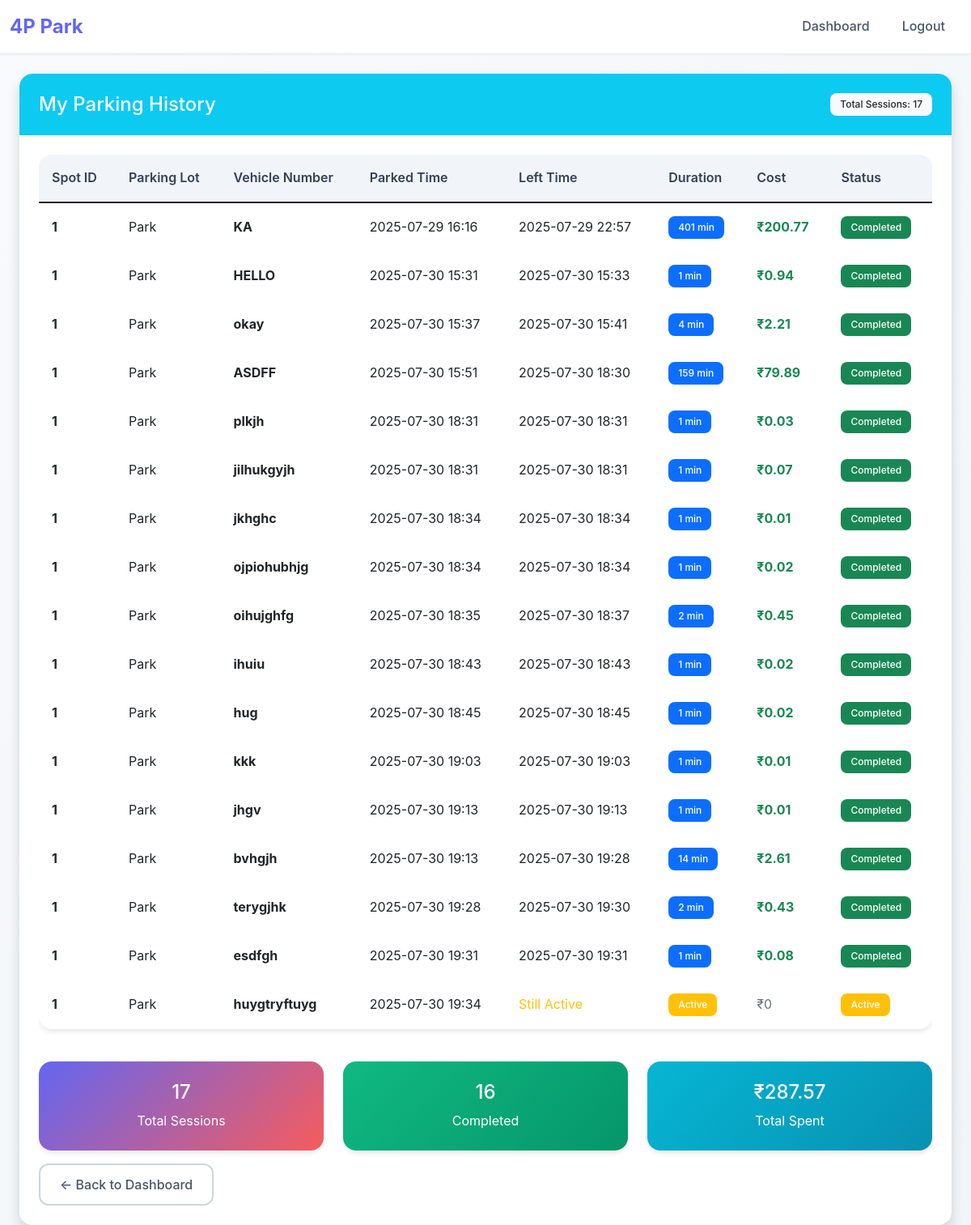
Screenshot of /user/parking_history (signed in) with the database file from the repository.
### models/parking_spot.py (models this page shows)
class ParkingSpot(db.Model):
    id = db.Column(db.Integer, primary_key=True)
    lot_id = db.Column(db.Integer, db.ForeignKey('parking_lot.id'), nullable=False)
    status = db.Column(db.String(1), nullable=False, default='A')

### models/parking_lot.py (models this page shows)
class ParkingLot(db.Model):
    id = db.Column(db.Integer, primary_key=True)
    prime_location_name = db.Column(db.String(100), nullable=False)
    price = db.Column(db.Float, nullable=False)
    pin_code = db.Column(db.String(10), nullable=False)
    maximum_number_of_spots = db.Column(db.Integer, nullable=False)

### models/reservation.py (models this page shows)
class Reservation(db.Model):
    id = db.Column(db.Integer, primary_key=True)
    spot_id = db.Column(db.Integer, db.ForeignKey('parking_spot.id'), nullable=False)
    user_id = db.Column(db.Integer, db.ForeignKey('user.id'), nullable=False)
    parking_timestamp = db.Column(db.DateTime, nullable=False, default=datetime.now)
    leaving_timestamp = db.Column(db.DateTime, nullable=True)
    parking_cost = db.Column(db.Float, nullable=True)
    vehicle_number = db.Column(db.String(20), nullable=True)
    vehicle_model = db.Column(db.String(50), nullable=True)

### routes/user.py (the view)
@user.route('/user/parking_history')
def parking_history():
    user_id = session.get('user_id')
    all_reservations = Reservation.query.filter_by(user_id=user_id).all()
    if not all_reservations:
        return render_template('user_history.html', history=[], total_cost=0)
    history_data = []
    total_cost = 0
    for reservation in all_reservations:
        spot = ParkingSpot.query.get(reservation.spot_id)
        if not spot:
            continue
        lot = ParkingLot.query.get(spot.lot_id)
        if not lot:
            continue
        duration_minutes = None
        if reservation.leaving_timestamp:
            duration = reservation.leaving_timestamp - reservation.parking_timestamp
            duration_minutes = int(duration.total_seconds() / 60)
        if reservation.parking_cost:
            total_cost += reservation.parking_cost
        history_data.append({
            'reservation': reservation,
            'spot': spot,
            'lot': lot,
            'duration_minutes': duration_minutes
        })
    return render_template('user_history.html', history=history_data, total_cost=round(total_cost, 2))

### templates/user_history.html (shortened to what this page needs)
{% extends "base.html" %}
{% block content %}
<div class="row">
    <div class="col-md-12">
        <div class="card shadow">
            <div class="card-header bg-info text-white d-flex justify-content-between align-items-center">
                <h4 class="mb-0">My Parking History</h4>
                <span class="badge bg-light text-dark">Total Sessions: {{ history|length }}</span>
            </div>
            <div class="card-body">
                {% if history %}
                    <div class="table-responsive">
                        <table class="table table-hover">
                            <thead class="table-info">
                                <tr>
                                    <th>Spot ID</th>
                                    <th>Parking Lot</th>
                                    <th>Vehicle Number</th>
                                    <th>Parked Time</th>
                                    <th>Left Time</th>
                                    <th>Duration</th>
                                    <th>Cost</th>
                                    <th>Status</th>
                                </tr>
                            </thead>
                            <tbody>
                                {% for record in history %}
                                <tr>
                                    <td><strong>{{ record.spot.id }}</strong></td>
                                    <td>{{ record.lot.prime_location_name }}</td>
                                    <td><strong>{{ record.reservation.vehicle_number or 'N/A' }}</strong></td>
                                    <td>{{ record.reservation.parking_timestamp.strftime('%Y-%m-%d %H:%M') }}</td>
                                    <td>
                                        {% if record.reservation.leaving_timestamp %}
                                            {{ record.reservation.leaving_timestamp.strftime('%Y-%m-%d %H:%M') }}
                                        {% else %}
                                            <span class="text-warning">Still Active</span>
                                        {% endif %}
                                    </td>
                                    <td>
                                        {% if record.reservation.leaving_timestamp %}
                                            <span class="badge bg-primary">{{ record.duration_minutes if record.duration_minutes > 0 else 1 }} min</span>
                                        {% else %}
                                            <span class="badge bg-warning">Active</span>
                                        {% endif %}
                                    </td>
                                    <td>
                                        {% if record.reservation.parking_cost %}
                                            <strong class="text-success">₹{{ record.reservation.parking_cost }}</strong>
                                        {% else %}
                                            <span class="text-muted">₹0</span>
                                        {% endif %}
                                    </td>
                                    <td>
                                        {% if record.reservation.leaving_timestamp %}
                                            <span class="badge bg-success">Completed</span>
                                        {% else %}
                                            <span class="badge bg-warning">Active</span>
                                        {% endif %}
                                    </td>
                                </tr>
                                {% endfor %}
                            </tbody>
                        </table>
                    </div>
                    {% set completed_sessions = history|selectattr('reservation.leaving_timestamp')|list|length %}
                    <div class="row mt-4">
                        <div class="col-md-4">
                            <div class="card bg-primary text-white">
                                <div class="card-body text-center">
                                    <h4>{{ history|length }}</h4>
                                    <p class="mb-0">Total Sessions</p>
                                </div>
                            </div>
                        </div>
                        <div class="col-md-4">
                            <div class="card bg-success text-white">
                                <div class="card-body text-center">
                                    <h4>{{ completed_sessions }}</h4>
                                    <p class="mb-0">Completed</p>
                                </div>
                            </div>
                        </div>
                        <div class="col-md-4">
                            <div class="card bg-info text-white">
                                <div class="card-body text-center">
                                    <h4>₹{{ total_cost }}</h4>
                                    <p class="mb-0">Total Spent</p>
                                </div>
                            </div>
                        </div>
                    </div>
                {% else %}
                    <div class="alert alert-info text-center">
                        <h5>No parking history found!</h5>
                        <p>Your parking sessions will appear here once you start using the system.</p>
                        <a href="{{ url_for('user.view_lots') }}" class="btn btn-primary">Find Parking</a>
                    </div>
                {% endif %}
                <div class="mt-3">
                    <a href="{{ url_for('user.dashboard') }}" class="btn btn-outline-secondary">← Back to Dashboard</a>
                </div>
            </div>
        </div>
    </div>
</div>
{% endblock %}

### static/css/style.css (style rules this page uses)
:root { --primary-color: #6366f1; --secondary-color: #f65c5c; --success-color: #10b981; --warning-color: #f59e0b; --danger-color: #ef4444; --info-color: #06b6d4; --light-bg: #f8fafc; --white: #ffffff; --gray-100: #f1f5f9; --gray-200: #e2e8f0; --gray-300: #cbd5e1; --gray-600: #475569; --gray-700: #334155; --gray-900: #0f172a; --shadow-sm: 0 1px 2px 0 rgb(0 0 0 / 0.05); --shadow-md: 0 4px 6px -1px rgb(0 0 0 / 0.1); --shadow-lg: 0 10px 15px -3px rgb(0 0 0 / 0.1); --shadow-xl: 0 20px 25px -5px rgb(0 0 0 / 0.1); }
body { background: linear-gradient(135deg, var(--light-bg) 0%, var(--gray-100) 100%); font-family: 'Inter', 'Segoe UI', system-ui, -apple-system, sans-serif; color: var(--gray-700); line-height: 1.6; }
.card { border: none; border-radius: 16px; box-shadow: var(--shadow-md); background: var(--white); overflow: hidden; transition: all 0.3s ease; }
.card-header { border: none; padding: 1.5rem; border-radius: 16px 16px 0 0 !important; font-weight: 600; }
.card-body { padding: 1.5rem; }
.btn { border-radius: 12px; font-weight: 500; padding: 0.75rem 1.5rem; border: none; transition: all 0.2s ease; text-decoration: none; }
.btn-outline-secondary { border: 2px solid var(--gray-300); color: var(--gray-600); background: transparent; }
.card.bg-primary { background: linear-gradient(135deg, var(--primary-color), var(--secondary-color)) !important; }
.card.bg-success { background: linear-gradient(135deg, var(--success-color), #059669) !important; }
.card.bg-info { background: linear-gradient(135deg, var(--info-color), #0891b2) !important; }
.table { background: var(--white); border-radius: 16px; overflow: hidden; box-shadow: var(--shadow-md); border: none; }
.table th { background: var(--gray-100); border: none; color: var(--gray-700); font-weight: 600; padding: 1rem; }
.table td { border: none; padding: 1rem; vertical-align: middle; }
.badge { border-radius: 8px; font-weight: 500; padding: 0.5rem 0.75rem; }

### rows the page displays
ParkingSpot: spot.id "1" "1" "1" "1" "1" "1" "1" "1" "1" "1" "1" "1" "1" "1" "1" "1" "1"
ParkingLot: lot.prime_location_name "Park" "Park" "Park" "Park" "Park" "Park" "Park" "Park" "Park" "Park" "Park" "Park" "Park" "Park" "Park" "Park" "Park"
Reservation: reservation "KA", reservation.parking_timestamp "2025-07-29 16:16", reservation.leaving_timestamp "2025-07-29 22:57", reservation.parking_cost "200.77"
Reservation: reservation "HELLO", reservation.parking_timestamp "2025-07-30 15:31", reservation.leaving_timestamp "2025-07-30 15:33", reservation.parking_cost "0.94"
Reservation: reservation "okay", reservation.parking_timestamp "2025-07-30 15:37", reservation.leaving_timestamp "2025-07-30 15:41", reservation.parking_cost "2.21"
Reservation: reservation "ASDFF", reservation.parking_timestamp "2025-07-30 15:51", reservation.leaving_timestamp "2025-07-30 18:30", reservation.parking_cost "79.89"
Reservation: reservation "plkjh", reservation.parking_timestamp "2025-07-30 18:31", reservation.leaving_timestamp "2025-07-30 18:31", reservation.parking_cost "0.03"
Reservation: reservation "jilhukgyjh", reservation.parking_timestamp "2025-07-30 18:31", reservation.leaving_timestamp "2025-07-30 18:31", reservation.parking_cost "0.07"
Reservation: reservation "jkhghc", reservation.parking_timestamp "2025-07-30 18:34", reservation.leaving_timestamp "2025-07-30 18:34", reservation.parking_cost "0.01"
Reservation: reservation "ojpiohubhjg", reservation.parking_timestamp "2025-07-30 18:34", reservation.leaving_timestamp "2025-07-30 18:34", reservation.parking_cost "0.02"
Reservation: reservation "oihujghfg", reservation.parking_timestamp "2025-07-30 18:35", reservation.leaving_timestamp "2025-07-30 18:37", reservation.parking_cost "0.45"
Reservation: reservation "ihuiu", reservation.parking_timestamp "2025-07-30 18:43", reservation.leaving_timestamp "2025-07-30 18:43", reservation.parking_cost "0.02"
Reservation: reservation "hug", reservation.parking_timestamp "2025-07-30 18:45", reservation.leaving_timestamp "2025-07-30 18:45", reservation.parking_cost "0.02"
Reservation: reservation "kkk", reservation.parking_timestamp "2025-07-30 19:03", reservation.leaving_timestamp "2025-07-30 19:03", reservation.parking_cost "0.01"
Reservation: reservation "jhgv", reservation.parking_timestamp "2025-07-30 19:13", reservation.leaving_timestamp "2025-07-30 19:13", reservation.parking_cost "0.01"
Reservation: reservation "bvhgjh", reservation.parking_timestamp "2025-07-30 19:13", reservation.leaving_timestamp "2025-07-30 19:28", reservation.parking_cost "2.61"
Reservation: reservation "terygjhk", reservation.parking_timestamp "2025-07-30 19:28", reservation.leaving_timestamp "2025-07-30 19:30", reservation.parking_cost "0.43"
Reservation: reservation "esdfgh", reservation.parking_timestamp "2025-07-30 19:31", reservation.leaving_timestamp "2025-07-30 19:31", reservation.parking_cost "0.08"
Reservation: reservation "huygtryftuyg", reservation.parking_timestamp "2025-07-30 19:34"

### other values shown
{{ history|length }} "17"
{{ record.duration_minutes if record.duration_minutes > 0 else 1 }} "401" "1" "4" "159" "1" "1" "1" "1" "2" "1" "1" "1" "1" "14" "2" "1"
{{ completed_sessions }} "16"
{{ total_cost }} "287.57"
